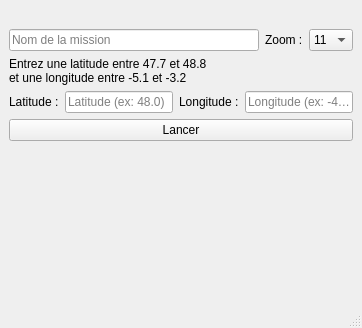
<?xml version="1.0" encoding="UTF-8"?>
<ui version="4.0">
 <class>MainWindow</class>
 <widget class="QMainWindow" name="MainWindow">
  <property name="windowTitle">
   <string>Accueil</string>
  </property>
  <widget class="QWidget" name="centralwidget">
   <layout class="QVBoxLayout" name="mainLayout">

    <!-- Image d'accueil -->
    <item>
     <widget class="QLabel" name="imageAccueil">
      <property name="alignment">
       <set>Qt::AlignCenter</set>
      </property>
      <property name="minimumHeight">
       <number>450</number>
      </property>
     </widget>
    </item>

    <!-- Ligne nom de mission + zoom -->
    <item>
     <layout class="QHBoxLayout" name="nameZoomLayout">
      <item>
       <widget class="QLineEdit" name="missionName">
        <property name="placeholderText">
         <string>Nom de la mission</string>
        </property>
       </widget>
      </item>
      <item>
       <widget class="QLabel" name="zoomLabel">
        <property name="text">
         <string>Zoom :</string>
        </property>
       </widget>
      </item>
      <item>
       <widget class="QComboBox" name="zoom_input">
        <item>
         <property name="text">
          <string>11</string>
         </property>
        </item>
        <item>
         <property name="text">
          <string>12</string>
         </property>
        </item>
        <item>
         <property name="text">
          <string>13</string>
         </property>
        </item>
       </widget>
      </item>
     </layout>
    </item>

    <!-- Info Label -->
    <item>
     <widget class="QLabel" name="infoText">
      <property name="text">
       <string>Entrez une latitude entre 47.7 et 48.8&#10;et une longitude entre -5.1 et -3.2</string>
      </property>
     </widget>
    </item>

    <!-- Coordonnées -->
    <item>
     <layout class="QHBoxLayout" name="coordLayout">
      <item>
       <widget class="QLabel" name="labelLat">
        <property name="text">
         <string>Latitude :</string>
        </property>
       </widget>
      </item>
      <item>
       <widget class="QLineEdit" name="lat_input">
        <property name="placeholderText">
         <string>Latitude (ex: 48.0)</string>
        </property>
       </widget>
      </item>
      <item>
       <widget class="QLabel" name="labelLon">
        <property name="text">
         <string>Longitude :</string>
        </property>
       </widget>
      </item>
      <item>
       <widget class="QLineEdit" name="lon_input">
        <property name="placeholderText">
         <string>Longitude (ex: -4.5)</string>
        </property>
       </widget>
      </item>
     </layout>
    </item>

    <!-- Bouton lancer -->
    <item>
     <widget class="QPushButton" name="launchButton">
      <property name="text">
       <string>Lancer</string>
      </property>
     </widget>
    </item>

    <!-- Conteneur circulaire du gif -->
    <item>
     <widget class="QFrame" name="gifFrame">
      <property name="minimumSize">
       <size>
        <width>150</width>
        <height>150</height>
       </size>
      </property>
      <property name="visible">
       <bool>false</bool>
      </property>
      <layout class="QVBoxLayout" name="gifLayout">
       <item>
        <widget class="QLabel" name="loadingAnimation"/>
       </item>
      </layout>
     </widget>
    </item>

   </layout>
  </widget>
  <widget class="QMenuBar" name="menubar"/>
  <widget class="QStatusBar" name="statusbar"/>
 </widget>
 <resources/>
 <connections/>
</ui>
